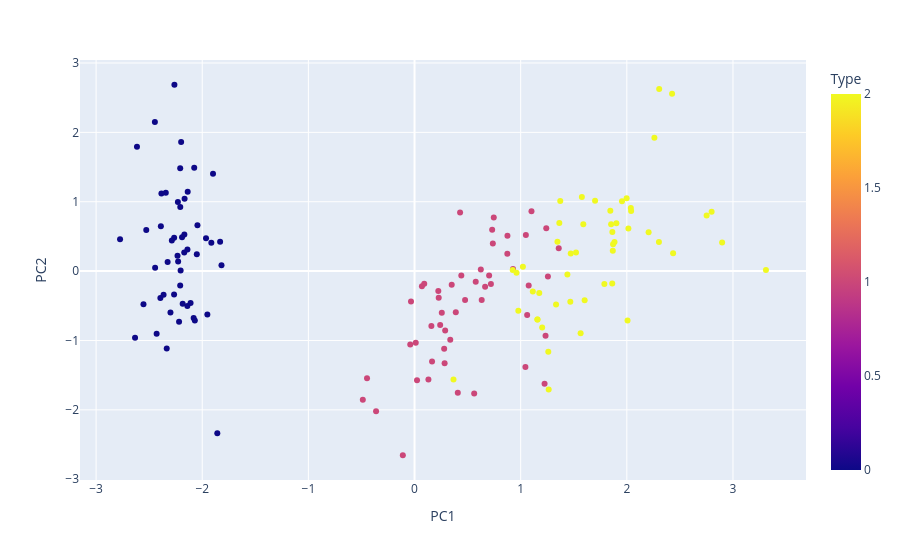

The cell this chart's notebook holds for it:
### Code cell
df_plot = pd.DataFrame({"PC1": X_pca[:,0], "PC2":X_pca[:,1], "Type": y})
px.scatter(df_plot, x = "PC1", y= "PC2", color="Type")

### Figure 1 — Plotly figure (JSON) as saved in the notebook; plotly's stock layout.template omitted (floating-point values rounded to 4 significant figures; data arrays with more than 128 entries replaced by an {"elided": "..."} marker saying what was removed)
{"data": [{"hovertemplate": "PC1=%{x}<br>PC2=%{y}<br>Type=%{marker.color}<extra></extra>", "legendgroup": "", "marker": {"color": {"elided": "150 int values"}, "coloraxis": "coloraxis", "symbol": "circle"}, "mode": "markers", "name": "", "orientation": "v", "showlegend": false, "type": "scatter", "x": {"elided": "150 float values"}, "xaxis": "x", "y": {"elided": "150 float values"}, "yaxis": "y"}], "layout": {"coloraxis": {"colorbar": {"title": {"text": "Type"}}, "colorscale": [[0, "#0d0887"], [0.1111, "#46039f"], [0.2222, "#7201a8"], [0.3333, "#9c179e"], [0.4444, "#bd3786"], [0.5556, "#d8576b"], [0.6667, "#ed7953"], [0.7778, "#fb9f3a"], [0.8889, "#fdca26"], [1, "#f0f921"]]}, "legend": {"tracegroupgap": 0}, "margin": {"t": 60}, "xaxis": {"anchor": "y", "domain": [0, 1], "title": {"text": "PC1"}}, "yaxis": {"anchor": "x", "domain": [0, 1], "title": {"text": "PC2"}}}}
